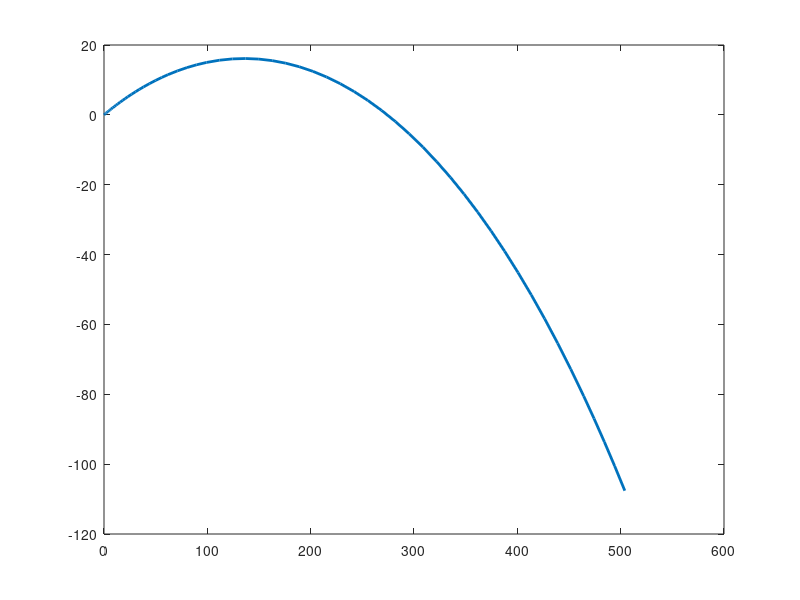

Write the MATLAB code that produced this figure.
function plane()

    g = 9.8;        % acceleration due to gravity (m/s^2)
    m = 65000;      % mass of airplane (kg)
    rho = 1.3;      % density of air (kg/m^3)
    A = 330;        % cross-sectional area of plane (m^2)
    C_l = 0.2;     % coefficient of lift (dimensionless)
    C_D = 0.6;      % coefficient of drag (dimensionless)
    
    %F_thrust = 750000;
    
    initial_pos = [0, 0];
    initial_vel = [40, 10];
    
    [TIME, Y] = ode45(@differentials, [0, 10], [initial_pos, initial_vel]);
    
    plot(Y(:,1), Y(:,2), 'linewidth', 2);

    function res = differentials(t, W)
        P = W(1:2);
        V = W(3:4);
        
        v = norm(V);
        v_hat = V / v;
        s_hat = fliplr(v_hat);
        
        F_thrust = 750000*exp(-0.139*t);
        
        dPdt = V;
        dVdt = [0; -g] + ([F_thrust*cos(pi/4);F_thrust*cos(pi/4)]/m) + ((rho*A*v^2) / (2*m)) * (C_l*s_hat - C_D*v_hat);
        
        res = [dPdt; dVdt];
        disp(dVdt);
    end

end
